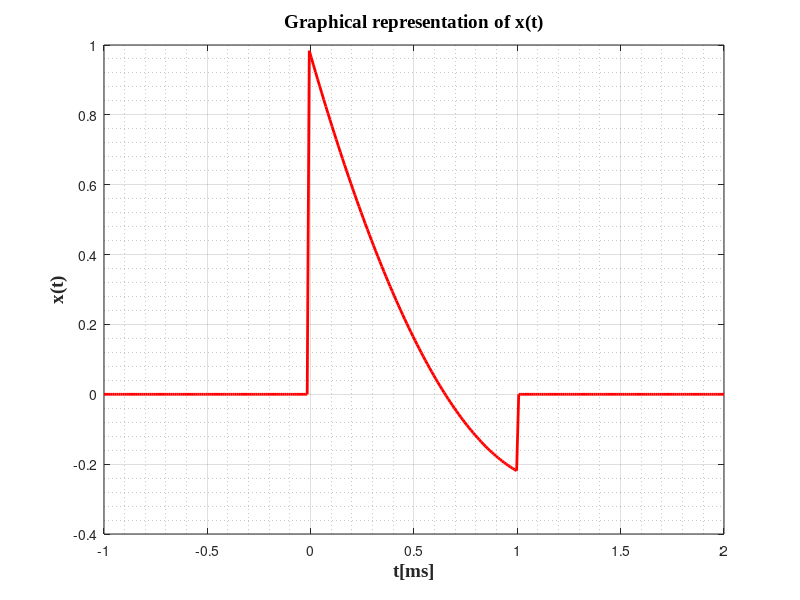

Write MATLAB code to recreate this figure.
%N=21
%x(t) = 0.86t^2-2.05t+0.97
t = linspace(-1,2,300);
x = 0.86*t.^2-2.05*t+0.97;
for i=1:300
    if((i<100) || (i>200))
        x(i) = 0;
    end
end
plot(t,x,'r','LineWidth',2);
grid on;
grid minor;
xlabel('t[ms]', 'fontweight', 'bold', 'fontsize', 14, 'FontName', 'Times New Roman');
ylabel('x(t)','fontweight','bold','fontsize', 14, 'FontName', 'Times New Roman');
title('Graphical representation of x(t)','fontweight','bold','fontsize',14, 'FontName', 'Times New Roman');
